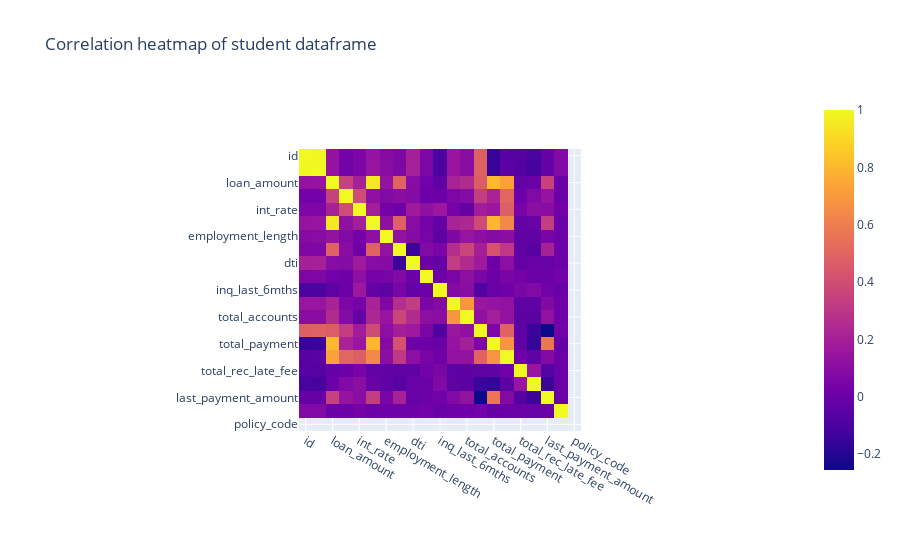

Notebook cell for this chart:
### Code cell
# Observe correlation heatmap to look for colinearities
import plotly.express as px
dfinfo_1=db.DataFrameInfo()
px.imshow(loan_payments.corr(numeric_only=True), title="Correlation heatmap of student dataframe")

### Figure 1 — Plotly figure (JSON) as saved in the notebook; plotly's stock layout.template omitted (floating-point values rounded to 4 significant figures; data arrays with more than 128 entries replaced by an {"elided": "..."} marker saying what was removed)
{"data": [{"coloraxis": "coloraxis", "hovertemplate": "x: %{x}<br>y: %{y}<br>color: %{z}<extra></extra>", "name": "0", "type": "heatmap", "x": ["id", "member_id", "loan_amount", "term", "int_rate", "instalment", "employment_length", "annual_inc", "dti", "delinq_2yrs", "inq_last_6mths", "open_accounts", "total_accounts", "out_prncp", "total_payment", "total_rec_int", "total_rec_late_fee", "recoveries", "last_payment_amount", "collections_12_mths_ex_med", "policy_code"], "xaxis": "x", "y": ["id", "member_id", "loan_amount", "term", "int_rate", "instalment", "employment_length", "annual_inc", "dti", "delinq_2yrs", "inq_last_6mths", "open_accounts", "total_accounts", "out_prncp", "total_payment", "total_rec_int", "total_rec_late_fee", "recoveries", "last_payment_amount", "collections_12_mths_ex_med", "policy_code"], "yaxis": "y", "z": {"elided": "21x21 float values"}}], "layout": {"coloraxis": {"colorscale": [[0, "#0d0887"], [0.1111, "#46039f"], [0.2222, "#7201a8"], [0.3333, "#9c179e"], [0.4444, "#bd3786"], [0.5556, "#d8576b"], [0.6667, "#ed7953"], [0.7778, "#fb9f3a"], [0.8889, "#fdca26"], [1, "#f0f921"]]}, "title": {"text": "Correlation heatmap of student dataframe"}, "xaxis": {"anchor": "y", "constrain": "domain", "domain": [0, 1], "scaleanchor": "y"}, "yaxis": {"anchor": "x", "autorange": "reversed", "constrain": "domain", "domain": [0, 1]}}}
